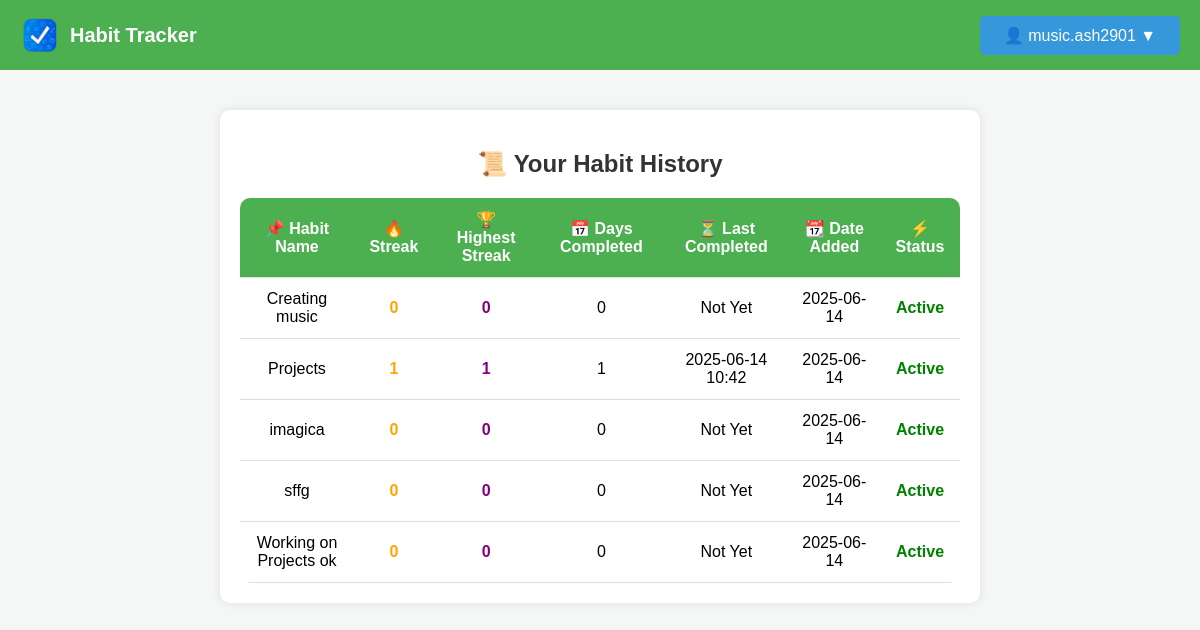
The page /habit-history (signed in) on the database as committed earlier.
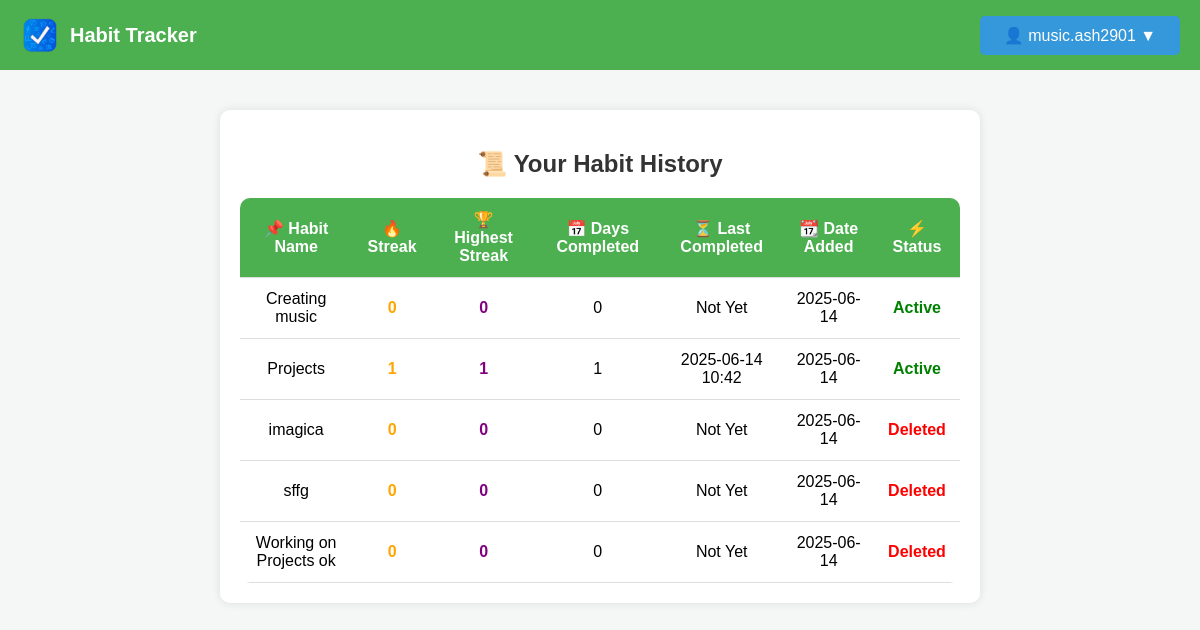
The same page on the database as committed later.
### models.py (models this page shows, shortened)
class Activity(db.Model):
    id = db.Column(db.Integer, primary_key=True)
    name = db.Column(db.String(120), nullable=False)
    user_id = db.Column(db.Integer, db.ForeignKey('user.id'), nullable=False)
    streak = db.Column(db.Integer, default=0)
    highest_streak = db.Column(db.Integer, default=0)
    days_completed = db.Column(db.Integer, default=0)
    last_completed = db.Column(db.DateTime, default=None)
    date_added = db.Column(db.Date, default=datetime.utcnow)
    status = db.Column(db.String(10), default='active')
    reminder_time = db.Column(db.Time, nullable=True)

### routes.py (the view)
@main_bp.route('/habit-history')
def habit_history():
    if 'user_id' not in session:
        flash("Please log in to view your habit history.", "danger")
        return redirect(url_for('main.login'))
    user_id = session['user_id']
    habits = Activity.query.filter_by(user_id=user_id).all()
    return render_template('habit_history.html', habits=habits)

### templates/habit_history.html (shortened to what this page needs)
<!DOCTYPE html>
<html lang="en">
<head>
    <link rel="stylesheet" href="{{ url_for('static', filename='styles.css') }}">
</head>
<body>
    <nav class="navbar">
        <div class="logo">
          <img
            src="{{ url_for('static', filename='logo.png') }}"
            alt="Habit Tracker Logo"
          />
          <span class="app-name">Habit Tracker</span>
        </div>
        <div class="nav-buttons">
          <div class="dropdown">
            <button class="dropbtn">👤 {{ session['username'] }} ▼</button>
          </div>
        </div>
      </nav>
    <div class="container">
        <h2>📜 Your Habit History</h2>
        {% if habits %}
        <table>
            <thead>
                <tr>
                    <th>📌 Habit Name</th>
                    <th>🔥 Streak</th>
                    <th>🏆 Highest Streak</th>
                    <th>📅 Days Completed</th>
                    <th>⏳ Last Completed</th>
                    <th>📆 Date Added</th>
                    <th>⚡ Status</th>
                </tr>
            </thead>
            <tbody>
                {% for habit in habits %}
                <tr>
                    <td>{{ habit.name }}</td>
                    <td class="streak-fire">{{ habit.streak }}</td>
                    <td class="highest-streak">{{ habit.highest_streak }}</td>
                    <td>{{ habit.days_completed }}</td>
                    <td>{{ habit.last_completed.strftime('%Y-%m-%d %H:%M') if habit.last_completed else 'Not Yet' }}</td>
                    <td>{{ habit.date_added.strftime('%Y-%m-%d') }}</td>
                    <td class="{{ 'status-active' if habit.status == 'active' else 'status-deleted' }}">
                        {{ habit.status.capitalize() }}
                    </td>
                </tr>
                {% endfor %}
            </tbody>
        </table>
        {% else %}
        <p class="no-habits">😕 No habits found. Start tracking your progress today!</p>
        {% endif %}
    </div>
</body>
</html>

### static/styles.css (style rules this page uses)
body { margin: 0; padding: 0; font-family: Arial, sans-serif; background-color: #f4f4f4; }
.navbar { display: flex; justify-content: space-between; align-items: center; background-color: #4CAF50; padding: 15px 20px; color: white; }
.logo { display: flex; align-items: center; }
.logo img { width: 40px; height: 40px; margin-right: 10px; }
.app-name { font-size: 20px; font-weight: bold; }
.dropbtn { background-color: #3498db; color: white; padding: 10px 16px; font-size: 16px; border: none; cursor: pointer; border-radius: 5px; }
.dropdown { position: relative; display: inline-block; }
.container { width: 60%; margin: 20px auto; padding: 20px; background: white; box-shadow: 0px 4px 6px rgba(0, 0, 0, 0.1); border-radius: 10px; }
h2 { color: #333; margin-bottom: 15px; }
button { padding: 8px 12px; width: 200px; border: none; border-radius: 5px; font-size: 14px; cursor: pointer; transition: 0.3s ease-in-out; }

### templates/habit_history.html (style rules this page uses)
body { font-family: Arial, sans-serif; background-color: #f4f7f6; margin: 0; padding: 0; }
.container { max-width: 1000px; margin: 40px auto; background: #fff; padding: 20px; border-radius: 10px; box-shadow: 0 0 10px rgba(0, 0, 0, 0.1); }
h2 { text-align: center; color: #333; margin-bottom: 20px; }
.navbar { display: flex; justify-content: space-between; align-items: center; background: #4CAF50; padding: 15px 20px; }
.navbar .logo { display: flex; align-items: center; }
.navbar .logo img { height: 40px; margin-right: 10px; }
.navbar .app-name { font-size: 20px; font-weight: bold; color: white; }
table { width: 100%; border-collapse: collapse; background: white; border-radius: 10px; overflow: hidden; }
th, td { padding: 12px; text-align: center; border-bottom: 1px solid #ddd; }
th { background: #4CAF50; color: white; }
.status-active { color: green; font-weight: bold; }
.status-deleted { color: red; font-weight: bold; }
.streak-fire { color: orange; font-weight: bold; }
.highest-streak { color: purple; font-weight: bold; }

Rows that differ between the two databases and show on the page:
changed Activity "imagica": status "Active" → "Deleted"
changed Activity "sffg": status "Active" → "Deleted"
changed Activity "Working on Projects ok": status "Active" → "Deleted"
